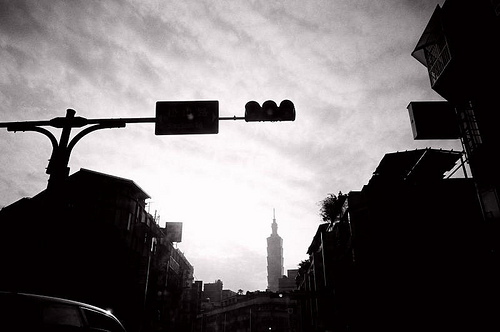
//> input picture data/city.jpg, 500 x 332 px
$ ./region_growing_b ../data/city.jpg   (built with g++ and OpenCV 4)
//> lines starting //> are read from the running program, lines starting //| are printed output that depends on the picture; after the words box and inside, x2 and y2 are one past the last pixel; in counts of white or black regions, pixels touching at a corner belong together
#include <iostream>
#include <vector>
#include <queue>
#include <deque>
#include <opencv2/opencv.hpp>

using namespace std;
using namespace cv;

size_t closestSeedIndex(const vector<Point> &seeds, const Point &currentPoint) {
    // Find the seed point that is closest to the current point
    int minDistance = INT_MAX;
    size_t closestSeed;
    for (int i = 0; i < seeds.size(); i++) {
        int distance = norm(currentPoint - seeds[i]);
        if (distance < minDistance) {
            minDistance = distance;
            closestSeed = i;
        }
    }

    return closestSeed;
}

// Region growing algorithm
// void regionGrowing(const Mat& image, Mat& segmented, const vector<Point>& seeds, int threshold, int minSize) {
void regionGrowing(const Mat& image, Mat& segmented, Mat& coloredSegmented, const vector<Vec3b>& colors, const vector<Point>& seeds, int threshold, int minSize) {
    // Define 4-neighborhood connectivity
    const int dx[] = {-1, 0, 1, 0};
    const int dy[] = {0, -1, 0, 1};

    // Initialize queue with seeds
    queue<Point> queue(deque(seeds.begin(), seeds.end()));

    segmented = Mat::zeros(image.size(), CV_8UC1);
    coloredSegmented = Mat::zeros(image.size(), CV_8UC3);

    // Initialize visited matrix
    Mat visited = Mat::zeros(image.size(), CV_8UC1);

    // Region growing loop
    while (!queue.empty()) {
        // Get current pixel
        auto p = queue.front();
        queue.pop();

        // Check if pixel intensity is within threshold
        if (abs(image.at<uchar>(p.y, p.x) - image.at<uchar>(seeds[0].y, seeds[0].x)) > threshold) {
            continue;
        }

        // Check if pixel is visited
        if (visited.at<uchar>(p.y, p.x) == 1) {
            continue;
        }

        // Add pixel to segmented image
        segmented.at<uchar>(p.y, p.x) = 255;
        coloredSegmented.at<Vec3b>(p.y, p.x) = colors[closestSeedIndex(seeds, p) % colors.size()];

        // Mark pixel as visited
        visited.at<uchar>(p.y, p.x) = 1;

        // Add neighbors to queue
        for (int i = 0; i < 4; i++) {
            Point q(p.x + dx[i], p.y + dy[i]);

            // Check if neighbor is within image bounds
            if (q.x < 0 || q.x >= image.cols || q.y < 0 || q.y >= image.rows) {
                continue;
            }

            // Check if neighbor is visited
            if (visited.at<uchar>(q.y, q.x) == 1) {
                continue;
            }

            // Check if neighbor intensity is within threshold
            if (abs(image.at<uchar>(q.y, q.x) - image.at<uchar>(seeds[0].y, seeds[0].x)) > threshold) {
                continue;
            }

            // Add neighbor to queue
            queue.push(q);
        }
    }

    // [10 lines of commented-out code are left out]
}

int main(int argc, char** argv) {
    const int MIN_SIZE = 2;

    // Read the input image
    Mat coloredImage = imread(argv[1]);
//> coloredImage is the input picture: 332 rows x 500 cols, CV_8UC3; mean B, G, R 108.9, 107.6, 112.2
    Mat planes[3];
    split(coloredImage, planes);  // planes[2] is the red channel
    Mat image = planes[2] - planes[0] + planes[1];

    // Detect edges in input image
    Mat edges;
    //Canny(image, edges, 50, 150);
    Canny(image, edges, 100, 300);
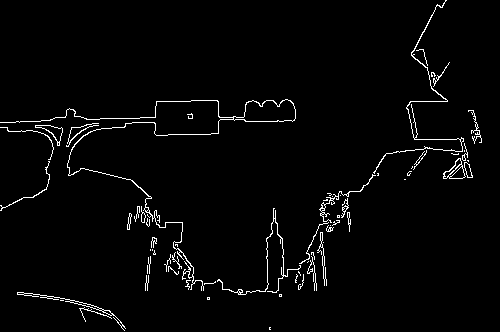
//> edges: 332 rows x 500 cols, CV_8UC1; 2.4% white in thin lines or dots

    // Find contours of edges
    vector<vector<Point>> contours;
    findContours(edges, contours, RETR_EXTERNAL, CHAIN_APPROX_SIMPLE);
//> contours = 66 contours, 52 with area under 20; largest, box (x1, y1, x2, y2) and area: (0, 99, 296, 291) 1112, (443, 158, 466, 179) 243, (35, 125, 63, 146) 182, (17, 292, 126, 331) 118, (373, 0, 464, 174) 87

    // Compute bounding boxes of contours
    vector<Rect> boundingBoxes;
    vector<Point> seeds;
    for (const vector<Point>& contour : contours) {
        if (contour.size() > MIN_SIZE) {
            Rect bbox = boundingRect(contour);
            boundingBoxes.push_back(bbox);
            seeds.push_back(Point(bbox.x + bbox.width/2, bbox.y + bbox.height/2));
            //seeds.push_back(contour);
        }
    }
//> this loop made 66 passes
//> (contour, bbox) on pass 51: (3 Points (x, y): [467, 160], [468, 161], [468, 160], Rect(467, 160, 2, 2))
//> bbox on passes 1, 2, 4, 5, 6, 7: Rect(269, 327, 2, 3), Rect(79, 307, 33, 15), Rect(207, 297, 3, 3), Rect(279, 294, 3, 3), Rect(17, 292, 109, 39), Rect(204, 281, 12, 4)

    // Draw bounding boxes on input image
    Mat edgesImage;
    cvtColor(edges, edgesImage, COLOR_GRAY2BGR);
//> edgesImage: 332 rows x 500 cols, CV_8UC3; 2.4% white in thin lines or dots
    for (const Rect& bbox : boundingBoxes) {
        rectangle(edgesImage, bbox, Scalar(0, 0, 255), 1);
    }
//> this loop made 55 passes
//> bbox on passes 1 to 12: Rect(269, 327, 2, 3), Rect(79, 307, 33, 15), Rect(207, 297, 3, 3), Rect(279, 294, 3, 3), Rect(17, 292, 109, 39), Rect(204, 281, 12, 4), Rect(185, 280, 6, 10), Rect(145, 275, 4, 16), Rect(298, 274, 6, 16), Rect(295, 274, 3, 9), Rect(298, 271, 3, 5), Rect(168, 266, 11, 9)
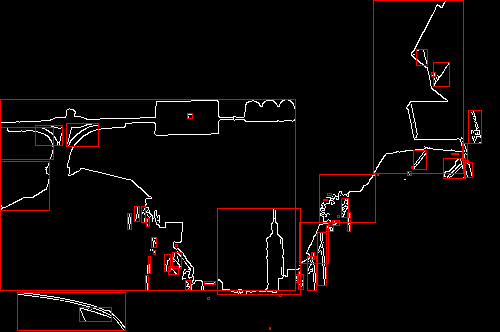
//> edgesImage: 332 rows x 500 cols, CV_8UC3; mean B, G, R 5.1, 5.1, 12

    // [7 lines of commented-out code are left out]

    vector<Vec3b> colors = {
        Vec3b(0, 255, 255),
        Vec3b(255, 255, 0),
        Vec3b(255, 0, 255),
        Vec3b(0, 0, 255),
        Vec3b(0, 255, 0),
        Vec3b(255, 0, 0)
    };
    Mat segmented;
    Mat coloredSegmented;

    regionGrowing(image, segmented, coloredSegmented, colors, seeds, 120, 50);
//> in regionGrowing, `queue<Point> queue(deque(seeds.begin(), seeds.end()));`: queue = 55 items
//> the loop in regionGrowing, `while (!queue.empty())` made 162731 passes
//> p on passes 1 to 3: Point(270, 328), Point(95, 314), Point(208, 298)
//> after the loop in regionGrowing, `while (!queue.empty())`:
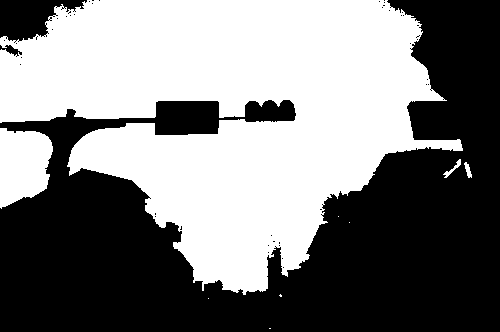
//> segmented: 332 rows x 500 cols, CV_8UC1; 49.5% white; 9 white regions (5 under 20 px), largest, box (x1, y1, x2, y2) and area: (0, 0, 463, 295) 78772, (0, 128, 53, 209) 3314, (443, 159, 461, 178) 83, (464, 162, 472, 178) 66
//> after the loop in regionGrowing, `while (!queue.empty())`:
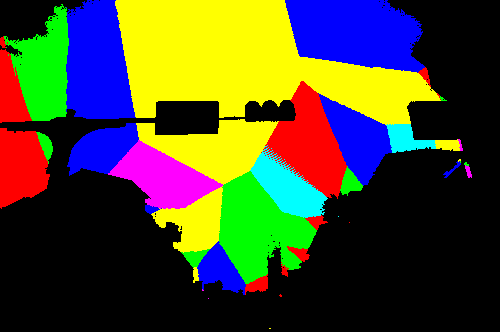
//> coloredSegmented: 332 rows x 500 cols, CV_8UC3; mean B, G, R 44.5, 71.4, 70.1
//> after the loop in regionGrowing, `while (!queue.empty())`: queue = 0 items

    // [13 lines of commented-out code are left out]
    imshow("Edges", edges);
    //imshow("Contours", contours);
    imshow("Edges with bounding boxes", edgesImage);

    // Show input image and segmented image
    imshow("Image", planes[2]);
    imshow("Red", planes[2]);
    imshow("Green", planes[1]);
    imshow("Blue", planes[0]);
    imshow("Red - Blue", planes[2] + planes[0] - planes[1]);
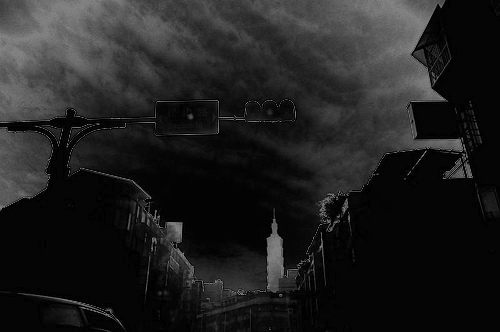
//> window 'Red - Blue': 332 rows x 500 cols, CV_8UC1; min 0, max 133, mean 31.8
    imshow("Segmented image", segmented);
    imshow("Segmented colored image", coloredSegmented);
    waitKey(0);

    return 0;
}
